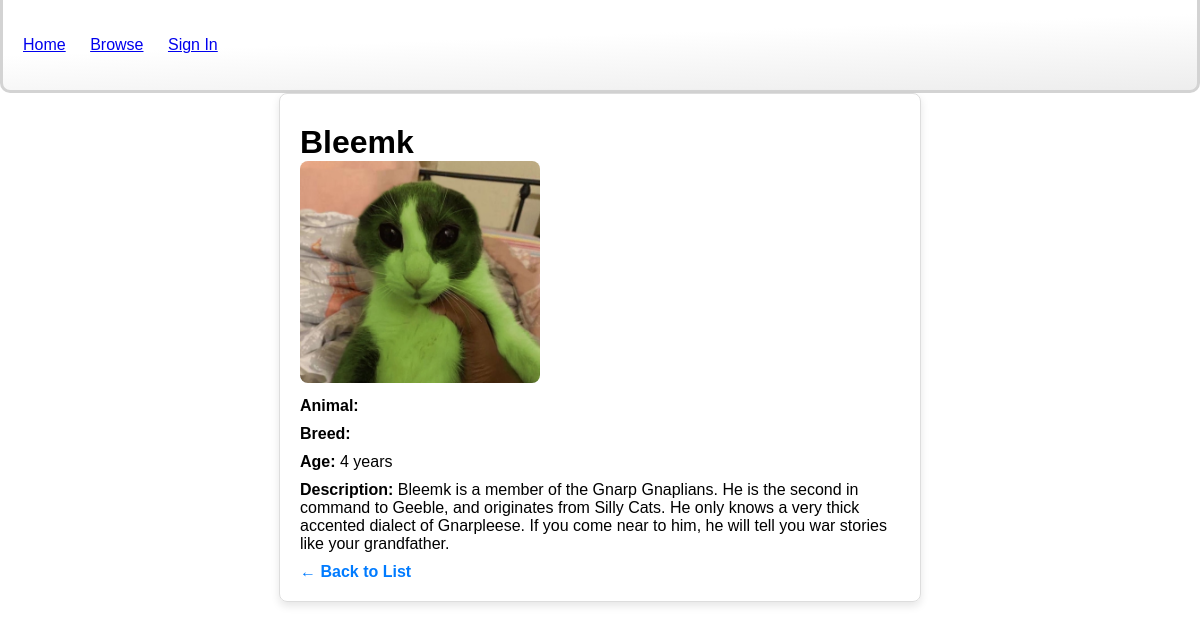
Page /animal_details.php?id=1 on the committed database.
### tables this page shows
CREATE TABLE `pets` (
  `id` int(11) NOT NULL,
  `name` varchar(200) NOT NULL,
  `age` int(11) NOT NULL,
  `description` text NOT NULL,
  `behavior` varchar(200) NOT NULL,
  `photo` varchar(255) NOT NULL
);

### animal_details.php (the view, shortened to what this page needs)
<?php
    include ('includes/config.php');
    $conn = new mysqli($servername, $username, $password, $database);
    if (isset($_GET['id'])) {
        $id = intval($_GET['id']);
        $sql = "SELECT * FROM pets WHERE id = ?";
        $stmt = $conn->prepare($sql);
        $stmt->bind_param("i", $id);
        $stmt->execute();
        $result = $stmt->get_result();
        if ($result->num_rows > 0) {
            $animal = $result->fetch_assoc();
        } else {
            die("Animal not found.");
        }
    } else {
        die("No animal selected.");
    }
?>
<?php
include ('includes/header.php'); ?>
    <link rel="stylesheet" href="www/css/animal_details.css">
</head>
<?php include ('includes/navbar.php'); ?>
    <div class="animal-details">
        <h1><?php echo htmlspecialchars($animal['name']); ?></h1>
        <img src="<?= 'www/img/animals/' . htmlspecialchars($animal['photo']); ?>" alt="<?php echo htmlspecialchars($animal['name']); ?>">
        <p><strong>Animal:</strong> <?php echo htmlspecialchars($animal['animal']); ?></p>
        <p><strong>Breed:</strong> <?php echo htmlspecialchars($animal['breed']); ?></p>
        <p><strong>Age:</strong> <?php echo htmlspecialchars($animal['age']); ?> years</p>
        <p><strong>Description:</strong> <?php echo htmlspecialchars($animal['description']); ?></p>
        <a href="browse.php" class="back-link">← Back to List</a>
    </div>
</body>
</html>

### www/css/styles.css (style rules this page uses)
:root { --border-width: 3px; --navbar-height: 90px; }
html, body { margin: 0; }

### www/css/animal_details.css (style rules this page uses)
body { font-family: Arial, sans-serif; margin: 0; display: flex; flex-direction: column; align-items: center; }
.animal-details { max-width: 600px; border: 1px solid #ddd; border-radius: 8px; padding: 20px; box-shadow: 0 4px 8px rgba(0, 0, 0, 0.1); }
.animal-details h1 { margin-top: 10px; margin-bottom: 0; }
.animal-details img { max-width: 40%; height: auto; border-radius: 8px; }
.animal-details p { margin: 10px 0; }
.back-link { margin-top: 20px; text-decoration: none; color: #007BFF; font-weight: bold; }

### rows in the picture
pets: name "Bleemk", photo (picture), age "4", description "Bleemk is a member of the Gnarp Gnaplians. He is the second in command to Geeble, and originates from Silly Cats. He only knows a very thick accented dialect of Gnarpleese. If you come near to him, he will tell you war stories like your grandfather."
